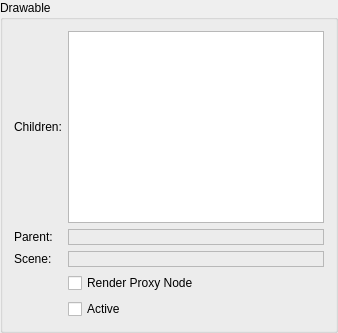
         <widget class="QGroupBox" name="drawableGroupBox">
          <property name="enabled">
           <bool>true</bool>
          </property>
          <property name="sizePolicy">
           <sizepolicy hsizetype="Preferred" vsizetype="Maximum">
            <horstretch>0</horstretch>
            <verstretch>0</verstretch>
           </sizepolicy>
          </property>
          <property name="title">
           <string>Drawable</string>
          </property>
          <property name="checkable">
           <bool>false</bool>
          </property>
          <layout class="QGridLayout" name="gridLayout_2">
           <item row="1" column="1">
            <widget class="QListWidget" name="drawableChildList"/>
           </item>
           <item row="1" column="0">
            <widget class="QLabel" name="label_9">
             <property name="text">
              <string>Children:</string>
             </property>
            </widget>
           </item>
           <item row="2" column="0">
            <widget class="QLabel" name="label_10">
             <property name="text">
              <string>Parent:</string>
             </property>
            </widget>
           </item>
           <item row="2" column="1">
            <widget class="QLabel" name="drawableParentLabel">
             <property name="frameShape">
              <enum>QFrame::StyledPanel</enum>
             </property>
             <property name="text">
              <string/>
             </property>
            </widget>
           </item>
           <item row="4" column="0">
            <widget class="QLabel" name="label_14">
             <property name="text">
              <string>Scene:</string>
             </property>
            </widget>
           </item>
           <item row="4" column="1">
            <widget class="QLabel" name="drawableParentSceneLabel">
             <property name="frameShape">
              <enum>QFrame::StyledPanel</enum>
             </property>
             <property name="text">
              <string/>
             </property>
            </widget>
           </item>
           <item row="6" column="1">
            <widget class="QCheckBox" name="drawableActiveToggle">
             <property name="text">
              <string>Active</string>
             </property>
            </widget>
           </item>
           <item row="5" column="1">
            <widget class="QCheckBox" name="drawableProxyNodeToggle">
             <property name="text">
              <string>Render Proxy Node</string>
             </property>
            </widget>
           </item>
          </layout>
         </widget>
